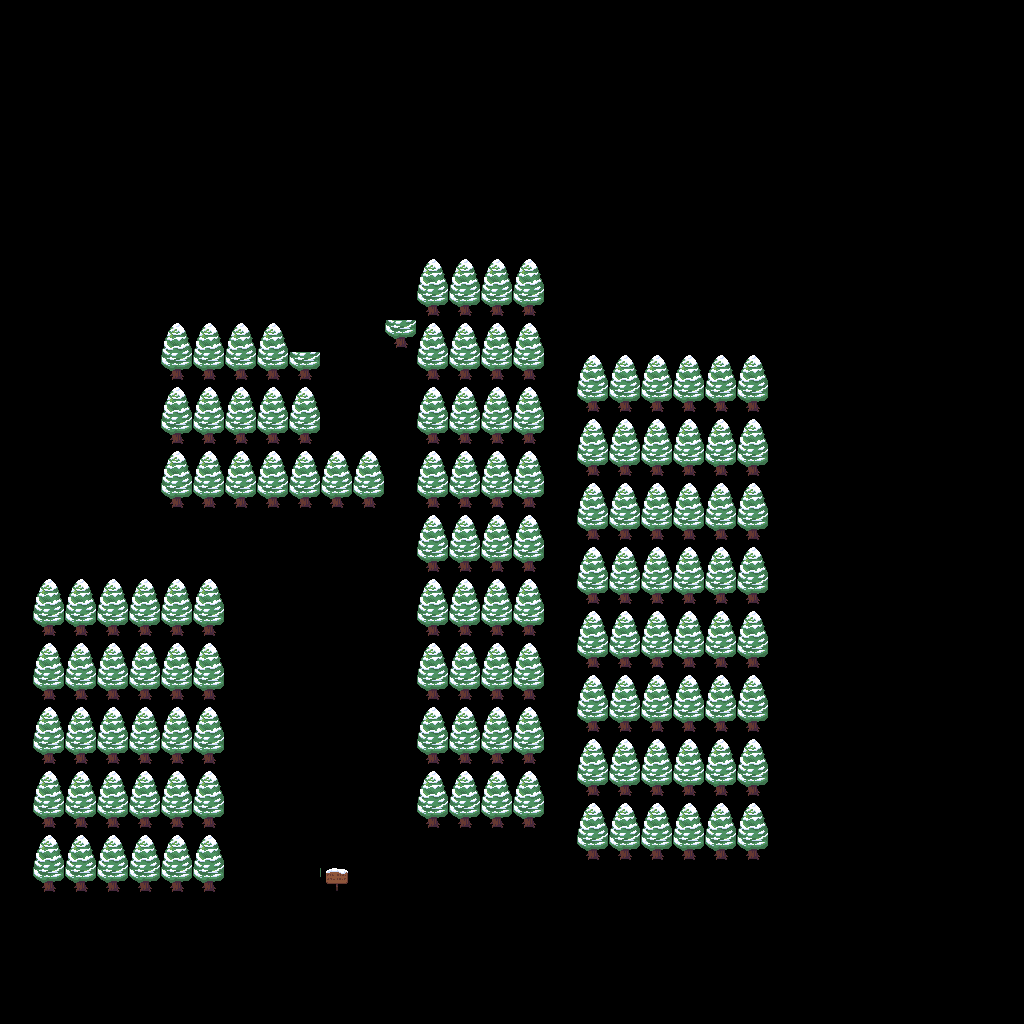

A level layout from a 2D game, rendered from its tile map. Below: a short description, then the map file with tile-grid data replaced by summaries:
An orthogonal 32x32 tile map with 32x32 px tiles, 1 tile layer (Ground), 2 tilesets and 13 objects.

<map version="1.5" tiledversion="1.7.2" orientation="orthogonal" renderorder="right-down" width="32" height="32" tilewidth="32" tileheight="32" infinite="0" nextlayerid="4" nextobjectid="39">
 <editorsettings>
  <export target="world.json" format="json" />
 </editorsettings>
 <tileset firstgid="1" name="spritesheet" tilewidth="32" tileheight="32" tilecount="180" columns="20">
  <image source="tilesets/spritesheet.png" width="642" height="290" />
 </tileset>
 <tileset firstgid="181" name="UofM" tilewidth="32" tileheight="32" tilecount="36" columns="6">
  <image source="tilesets/UofM.png" width="192" height="192" />
 </tileset>
 <layer id="1" name="Ground" width="32" height="32">
  <data>[1024 cells, 266 non-empty, 6 distinct tile ids]</data>
 </layer>
 <objectgroup id="2" name="InformationCircle">
  <object id="4" gid="3" x="550" y="500" width="32" height="32" />
 </objectgroup>
 <objectgroup id="3" name="UofM">
  <object id="5" gid="181" x="129.333" y="97.3333" width="32" height="32" />
  <object id="6" gid="181" x="116" y="92" width="32" height="32" />
  <object id="7" gid="181" x="68" y="62.6667" width="32" height="32" />
  <object id="10" gid="181" x="69.3333" y="65.3333" width="32" height="32" />
  <object id="11" gid="181" x="74.6667" y="64" width="32" height="32" />
  <object id="12" gid="181" x="74.6667" y="64" width="32" height="32" />
  <object id="13" gid="181" x="74.6667" y="64" width="32" height="32" />
  <object id="14" gid="181" x="74.6667" y="64" width="32" height="32" />
  <object id="15" gid="181" x="80" y="60" width="32" height="32" />
  <object id="16" gid="181" x="54.6667" y="41.3333" width="32" height="32" />
  <object id="17" gid="181" x="54.6667" y="41.3333" width="32" height="32" />
  <object id="18" gid="181" x="69.3333" y="25.3333" width="32" height="32" />
 </objectgroup>
</map>